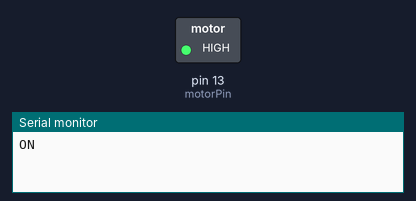
This sketch was run on a simulated Arduino Uno, built with avr-gcc and run on an emulated ATmega328P. Shown: switched loads named in the sketch (green lamp = pin HIGH), the last lines printed to the serial monitor.

Above: at 0.5 s.
At 2.5 s:
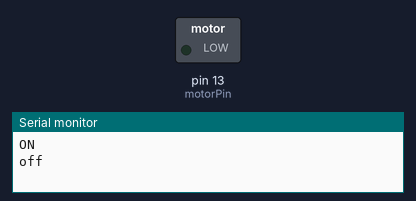
Timing chart, 0 to 5.2 s (numbered marks = the images above):
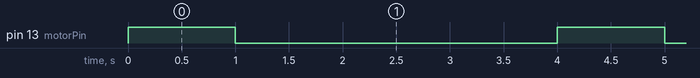

The sketch:

single-pwm_motor-test.ino
```cpp
int motorPin = 13;

void setup() {
  Serial.begin(9600);

  pinMode(motorPin, OUTPUT);
}

void loop() {

  analogWrite(motorPin, 153);
  Serial.println("ON");
  delay(1000);

  analogWrite(motorPin, 0);
  Serial.println("off");
  delay(3000);
}
```

Measured:
- by itself, pin 13 (motorPin): alternates HIGH for 1.0 s and LOW for 3.0 s
